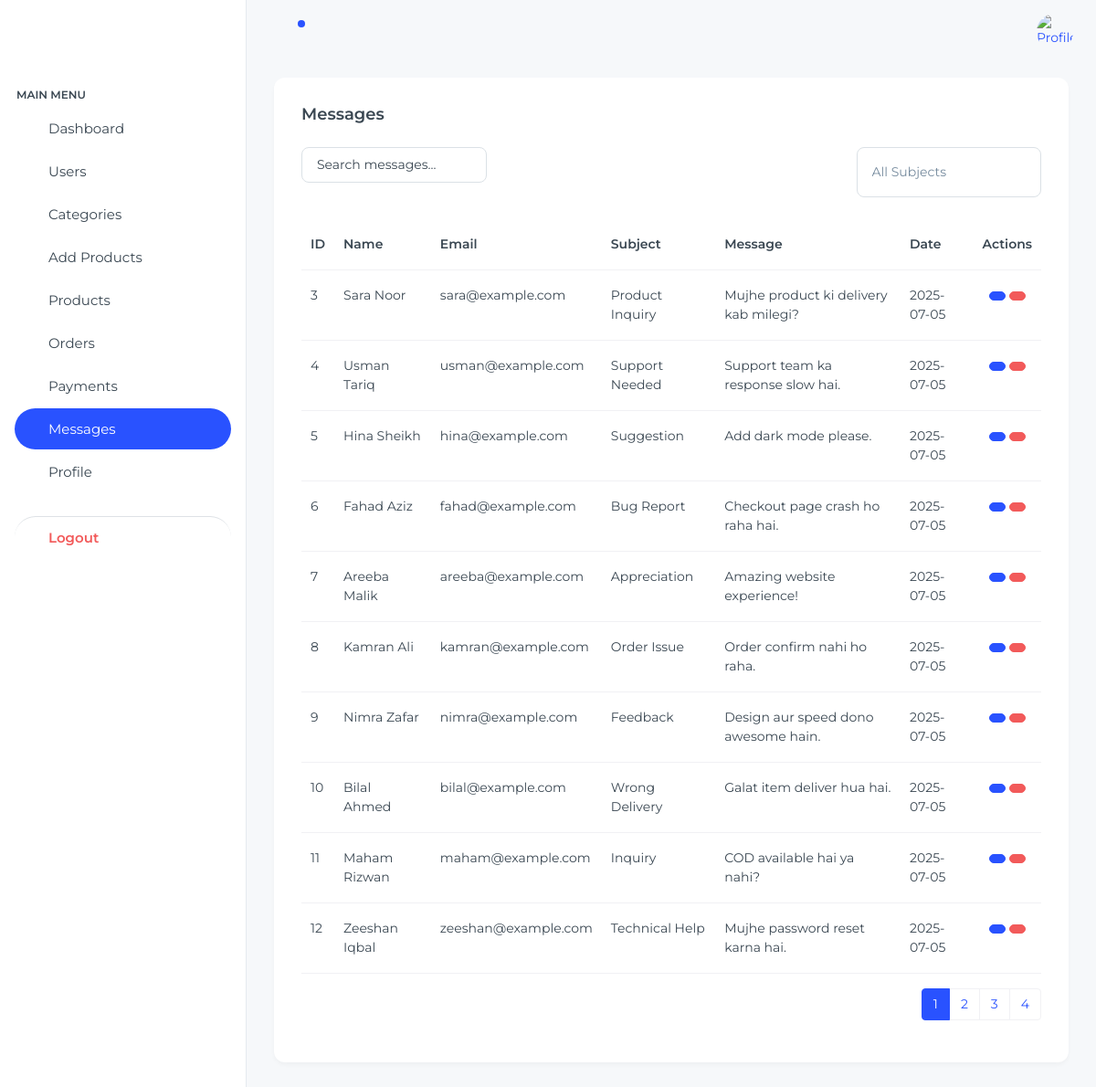
Page /dashboard/src/html/messages.php on the committed database.
### tables this page shows
CREATE TABLE `messages` (
  `id` int(11) NOT NULL,
  `name` varchar(50) DEFAULT NULL,
  `email` varchar(50) DEFAULT NULL,
  `subject` varchar(50) DEFAULT NULL,
  `message` varchar(100) DEFAULT NULL,
  `date` date DEFAULT NULL,
  `created_at` date DEFAULT NULL
);

### dashboard/src/html/messages.php (the view, shortened to what this page needs)
<?php
  include("includes/connection.php");
 $page = isset($_GET['page']) ? $_GET['page'] : 1;
  $limit = 10;
  $start = ($page - 1) * $limit;
  $sql = "SELECT * FROM messages LIMIT $start, $limit";
  $result = $conn->query($sql);
  $countQuery = $conn->query("SELECT COUNT(*) AS total FROM messages");
  $totalRows = $countQuery->fetch_assoc()['total'];
  $totalPages = ceil($totalRows / $limit);
?>
<!doctype html>
<html lang="en">
<head>
  <link rel="stylesheet" href="../../node_modules/simplebar/dist/simplebar.min.css">
  <link rel="stylesheet" href="../assets/css/styles.min.css" />
</head>
<body>
  <div class="page-wrapper" id="main-wrapper" data-layout="vertical" data-navbarbg="skin6" data-sidebartype="full"
    data-sidebar-position="fixed" data-header-position="fixed">
    <aside class="left-sidebar">
      <div>
        <div class="brand-logo d-flex align-items-center justify-content-between">
        </div>
        <?php
          include("includes/sidebar.php")
        ?>
      </div>
    </aside>
    <div class="body-wrapper">
     <?php
          include("includes/header.php")
      ?>
      <div class="container-fluid">
        <div class="card">
          <div class="card-body">
            <h5 class="card-title fw-semibold mb-4">Messages</h5>
            <table class="table table-responsive" id="orderTable">
              <div class="d-flex justify-content-between mb-4">
                <input type="search" id="searchInput" placeholder="Search messages..." class="form-control mb-3 w-25">
              <select id="subjectFilter" class="form-control w-25">
                <option value="">All Subjects</option>
              </select>
              </div>
              <thead>
                <tr>
                  <th>ID</th>
                  <th>Name</th>
                  <th>Email</th>
                  <th>Subject</th>
                  <th>Message</th>
                  <th>Date</th>
                  <th>Actions</th>
                </tr>
              </thead>
              <tbody>
                <?php while ($row = $result->fetch_assoc()) : ?>
                  <tr>
                    <td><?= $row['id'] ?></td>
                    <td><?= $row['name'] ?></td>
                    <td><?= $row['email'] ?></td>
                    <td><?= $row['subject'] ?></td>
                    <td><?= $row['message'] ?></td>
                    <td><?= $row['created_at'] ?></td>
                   <td class="text-center">
                  <a href="reply_message.php?id=<?= $row['id'] ?>" class="btn btn-sm btn-primary" title="Reply">
                  </a>
                  <a href="delete_message.php?id=<?= $row['id'] ?>" class="btn btn-sm btn-danger" title="Delete" onclick="return confirm('Are you sure you want to delete this message?');">
                  </a>
                </td>
                  </tr>
                <?php endwhile; ?>
              </tbody>
            </table>
            <?php if ($totalPages > 1): ?>
              <div class="d-flex justify-content-end mt-3">
                <nav>
                  <ul class="pagination">
                    <?php for ($i = 1; $i <= $totalPages; $i++): ?>
                      <li class="page-item <?= ($i == $page) ? 'active' : '' ?>">
                        <a class="page-link" href="?page=<?= $i ?>"><?= $i ?></a>
                      </li>
                    <?php endfor; ?>
                  </ul>
                </nav>
              </div>
            <?php endif; ?>
          </div>
        </div>
      </div>
</body>
</html>

### rows in the picture
messages: id "3", name "Sara Noor", email "sara@example.com", subject "Product Inquiry", message "Mujhe product ki delivery kab milegi?", created_at "2025-07-05"
messages: id "4", name "Usman Tariq", email "usman@example.com", subject "Support Needed", message "Support team ka response slow hai.", created_at "2025-07-05"
messages: id "5", name "Hina Sheikh", email "hina@example.com", subject "Suggestion", message "Add dark mode please.", created_at "2025-07-05"
messages: id "6", name "Fahad Aziz", email "fahad@example.com", subject "Bug Report", message "Checkout page crash ho raha hai.", created_at "2025-07-05"
messages: id "7", name "Areeba Malik", email "areeba@example.com", subject "Appreciation", message "Amazing website experience!", created_at "2025-07-05"
messages: id "8", name "Kamran Ali", email "kamran@example.com", subject "Order Issue", message "Order confirm nahi ho raha.", created_at "2025-07-05"
messages: id "9", name "Nimra Zafar", email "nimra@example.com", subject "Feedback", message "Design aur speed dono awesome hain.", created_at "2025-07-05"
messages: id "10", name "Bilal Ahmed", email "bilal@example.com", subject "Wrong Delivery", message "Galat item deliver hua hai.", created_at "2025-07-05"
messages: id "11", name "Maham Rizwan", email "maham@example.com", subject "Inquiry", message "COD available hai ya nahi?", created_at "2025-07-05"
messages: id "12", name "Zeeshan Iqbal", email "zeeshan@example.com", subject "Technical Help", message "Mujhe password reset karna hai.", created_at "2025-07-05"
